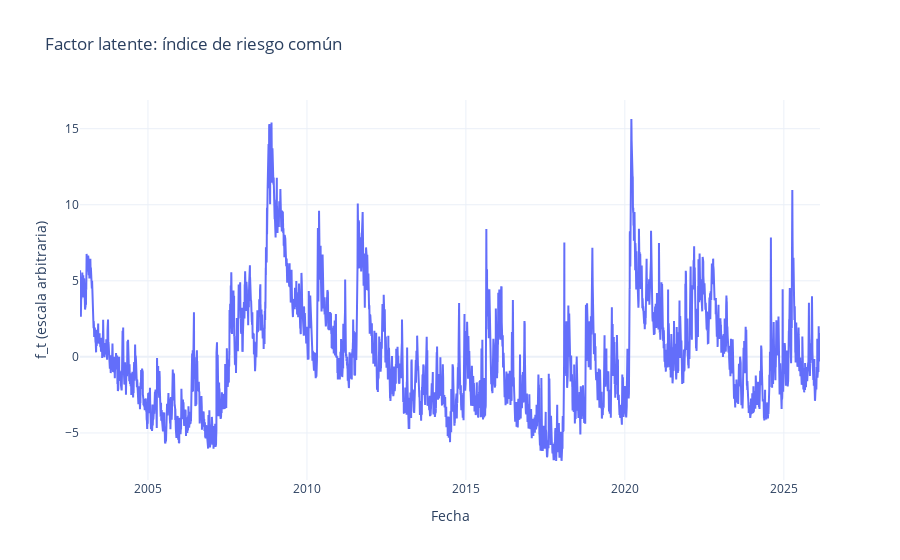

Notebook source saved alongside this figure:
### Code cell
fig = go.Figure(
    data=[
        go.Scatter(
            x=f_filt.index,
            y=f_filt.values,
            mode="lines",
            name="f_t",
        )
    ]
)

fig.update_layout(
    title="Factor latente: índice de riesgo común",
    xaxis_title="Fecha",
    yaxis_title="f_t (escala arbitraria)",
    template="plotly_white",
)

fig.show()

### Figure 1 — Plotly figure (JSON) as saved in the notebook; plotly's stock layout.template omitted (floating-point values rounded to 4 significant figures; data arrays with more than 128 entries replaced by an {"elided": "..."} marker saying what was removed)
{"data": [{"mode": "lines", "name": "f_t", "type": "scatter", "x": {"elided": "6074 str values"}, "y": {"elided": "6074 float values"}}], "layout": {"title": {"text": "Factor latente: índice de riesgo común"}, "xaxis": {"title": {"text": "Fecha"}}, "yaxis": {"title": {"text": "f_t (escala arbitraria)"}}}}
